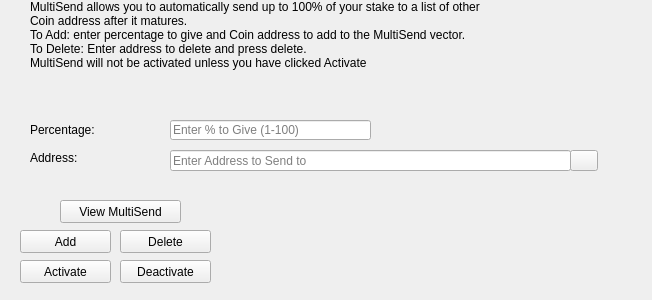
<?xml version="1.0" encoding="UTF-8"?>
<ui version="4.0">
 <class>MultiSendDialog</class>
 <widget class="QWidget" name="MultiSendDialog">
  <property name="windowModality">
   <enum>Qt::NonModal</enum>
  </property>
  <property name="geometry">
   <rect>
    <x>0</x>
    <y>0</y>
    <width>652</width>
    <height>300</height>
   </rect>
  </property>
  <property name="windowTitle">
   <string>MultiSend</string>
  </property>
  <widget class="QLineEdit" name="multiSendPercentEdit">
   <property name="geometry">
    <rect>
     <x>170</x>
     <y>120</y>
     <width>201</width>
     <height>20</height>
    </rect>
   </property>
   <property name="toolTip">
    <string>Enter whole numbers 1 - 100</string>
   </property>
   <property name="placeholderText">
    <string>Enter % to Give (1-100)</string>
   </property>
  </widget>
  <widget class="QLineEdit" name="multiSendAddressEdit">
   <property name="geometry">
    <rect>
     <x>170</x>
     <y>150</y>
     <width>401</width>
     <height>21</height>
    </rect>
   </property>
   <property name="toolTip">
    <string/>
   </property>
   <property name="placeholderText">
    <string>Enter Address to Send to</string>
   </property>
  </widget>
  <widget class="QLabel" name="label_2">
   <property name="geometry">
    <rect>
     <x>30</x>
     <y>0</y>
     <width>451</width>
     <height>121</height>
    </rect>
   </property>
   <property name="lineWidth">
    <number>1</number>
   </property>
   <property name="text">
    <string>MultiSend allows you to automatically send up to 100% of your stake to a list of other Coin address after it matures.
To Add: enter percentage to give and Coin address to add to the MultiSend vector. 
To Delete: Enter address to delete and press delete.
MultiSend will not be activated unless you have clicked Activate</string>
   </property>
   <property name="alignment">
    <set>Qt::AlignLeading|Qt::AlignLeft|Qt::AlignTop</set>
   </property>
   <property name="wordWrap">
    <bool>true</bool>
   </property>
  </widget>
  <widget class="QLabel" name="message">
   <property name="geometry">
    <rect>
     <x>240</x>
     <y>200</y>
     <width>381</width>
     <height>91</height>
    </rect>
   </property>
   <property name="text">
    <string/>
   </property>
  </widget>
  <widget class="QPushButton" name="addButton">
   <property name="geometry">
    <rect>
     <x>20</x>
     <y>230</y>
     <width>91</width>
     <height>23</height>
    </rect>
   </property>
   <property name="toolTip">
    <string/>
   </property>
   <property name="statusTip">
    <string>Add to MultiSend Vector</string>
   </property>
   <property name="text">
    <string>Add</string>
   </property>
  </widget>
  <widget class="QPushButton" name="disableButton">
   <property name="geometry">
    <rect>
     <x>120</x>
     <y>260</y>
     <width>91</width>
     <height>23</height>
    </rect>
   </property>
   <property name="statusTip">
    <string>Deactivate MultiSend</string>
   </property>
   <property name="text">
    <string>Deactivate</string>
   </property>
  </widget>
  <widget class="QPushButton" name="addressBookButton">
   <property name="geometry">
    <rect>
     <x>570</x>
     <y>150</y>
     <width>28</width>
     <height>21</height>
    </rect>
   </property>
   <property name="toolTip">
    <string>Choose an address from the address book</string>
   </property>
   <property name="text">
    <string/>
   </property>
   <property name="icon">
    <iconset resource="../bitcoin.qrc">
     <normaloff>:/icons/address-book</normaloff>:/icons/address-book</iconset>
   </property>
   <property name="shortcut">
    <string>Alt+A</string>
   </property>
   <property name="autoDefault">
    <bool>false</bool>
   </property>
  </widget>
  <widget class="QLabel" name="label">
   <property name="geometry">
    <rect>
     <x>30</x>
     <y>120</y>
     <width>121</width>
     <height>20</height>
    </rect>
   </property>
   <property name="toolTip">
    <string>Percentage of stake to send</string>
   </property>
   <property name="text">
    <string>Percentage:</string>
   </property>
  </widget>
  <widget class="QLabel" name="label_5">
   <property name="geometry">
    <rect>
     <x>30</x>
     <y>150</y>
     <width>111</width>
     <height>16</height>
    </rect>
   </property>
   <property name="toolTip">
    <string>Address to send portion of stake to</string>
   </property>
   <property name="text">
    <string>Address:</string>
   </property>
  </widget>
  <widget class="QPushButton" name="deleteButton">
   <property name="geometry">
    <rect>
     <x>120</x>
     <y>230</y>
     <width>91</width>
     <height>23</height>
    </rect>
   </property>
   <property name="toolTip">
    <string/>
   </property>
   <property name="statusTip">
    <string>Delete Address From MultiSend Vector</string>
   </property>
   <property name="text">
    <string>Delete</string>
   </property>
  </widget>
  <widget class="QPushButton" name="activateButton">
   <property name="geometry">
    <rect>
     <x>20</x>
     <y>260</y>
     <width>91</width>
     <height>23</height>
    </rect>
   </property>
   <property name="statusTip">
    <string>Activate MultiSend</string>
   </property>
   <property name="text">
    <string>Activate</string>
   </property>
  </widget>
  <widget class="QPushButton" name="viewButton">
   <property name="geometry">
    <rect>
     <x>60</x>
     <y>200</y>
     <width>121</width>
     <height>23</height>
    </rect>
   </property>
   <property name="toolTip">
    <string/>
   </property>
   <property name="statusTip">
    <string>View MultiSend Vector</string>
   </property>
   <property name="text">
    <string>View MultiSend</string>
   </property>
  </widget>
 </widget>
 <resources>
  <include location="../bitcoin.qrc"/>
 </resources>
 <connections/>
</ui>
